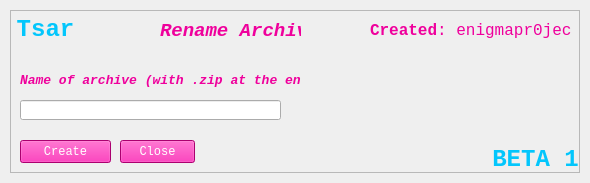
<?xml version="1.0" encoding="UTF-8"?>
<ui version="4.0">
 <class>renameArchiveGUI</class>
 <widget class="QMainWindow" name="renameArchiveGUI">
  <property name="geometry">
   <rect>
    <x>0</x>
    <y>0</y>
    <width>590</width>
    <height>183</height>
   </rect>
  </property>
  <property name="windowTitle">
   <string>Tsar Beta 1</string>
  </property>
  <property name="windowIcon">
   <iconset>
    <normaloff>iconfile.ico</normaloff>iconfile.ico</iconset>
  </property>
  <widget class="QWidget" name="centralwidget">
   <layout class="QVBoxLayout" name="verticalLayout">
    <property name="spacing">
     <number>0</number>
    </property>
    <property name="leftMargin">
     <number>10</number>
    </property>
    <property name="topMargin">
     <number>10</number>
    </property>
    <property name="rightMargin">
     <number>10</number>
    </property>
    <property name="bottomMargin">
     <number>10</number>
    </property>
    <item>
     <widget class="QFrame" name="dropShadowFrame">
      <property name="styleSheet">
       <string notr="true">QFrame {	
	background-color: rgba(255, 255, 255, .15);
}</string>
      </property>
      <property name="frameShape">
       <enum>QFrame::StyledPanel</enum>
      </property>
      <property name="frameShadow">
       <enum>QFrame::Raised</enum>
      </property>
      <widget class="QLabel" name="label_title">
       <property name="geometry">
        <rect>
         <x>-10</x>
         <y>-10</y>
         <width>91</width>
         <height>61</height>
        </rect>
       </property>
       <property name="font">
        <font>
         <family>Consolas</family>
         <pointsize>40</pointsize>
        </font>
       </property>
       <property name="styleSheet">
        <string notr="true">color: rgb(3, 198, 252);
background-color: rgba(255, 255, 255, 0); </string>
       </property>
       <property name="text">
        <string>&lt;html&gt;&lt;head/&gt;&lt;body&gt;&lt;p&gt;&lt;span style=&quot; font-size:18pt; font-weight:600;&quot;&gt;Tsar&lt;/span&gt;&lt;/p&gt;&lt;/body&gt;&lt;/html&gt;</string>
       </property>
       <property name="alignment">
        <set>Qt::AlignCenter</set>
       </property>
      </widget>
      <widget class="QLabel" name="label_credits">
       <property name="geometry">
        <rect>
         <x>360</x>
         <y>0</y>
         <width>201</width>
         <height>41</height>
        </rect>
       </property>
       <property name="font">
        <font>
         <family>Consolas</family>
         <pointsize>40</pointsize>
        </font>
       </property>
       <property name="styleSheet">
        <string notr="true">color: rgba(239, 0, 156, 255);
background-color: rgba(255, 255, 255, 0); </string>
       </property>
       <property name="text">
        <string>&lt;html&gt;&lt;head/&gt;&lt;body&gt;&lt;p&gt;&lt;span style=&quot; font-size:12pt; font-weight:600;&quot;&gt;Created&lt;/span&gt;&lt;span style=&quot; font-size:12pt;&quot;&gt;: enigmapr0ject&lt;/span&gt;&lt;/p&gt;&lt;/body&gt;&lt;/html&gt;</string>
       </property>
       <property name="alignment">
        <set>Qt::AlignRight|Qt::AlignTrailing|Qt::AlignVCenter</set>
       </property>
      </widget>
      <widget class="QLabel" name="label_credits_3">
       <property name="geometry">
        <rect>
         <x>150</x>
         <y>10</y>
         <width>141</width>
         <height>21</height>
        </rect>
       </property>
       <property name="font">
        <font>
         <family>Consolas</family>
         <pointsize>10</pointsize>
        </font>
       </property>
       <property name="styleSheet">
        <string notr="true">color: rgba(239, 0, 156, 255);
background-color: rgba(255, 255, 255, 0); </string>
       </property>
       <property name="text">
        <string>&lt;html&gt;&lt;head/&gt;&lt;body&gt;&lt;p align=&quot;center&quot;&gt;&lt;span style=&quot; font-size:14pt; font-weight:600; font-style:italic;&quot;&gt;Rename Archive&lt;/span&gt;&lt;/p&gt;&lt;/body&gt;&lt;/html&gt;</string>
       </property>
       <property name="alignment">
        <set>Qt::AlignLeading|Qt::AlignLeft|Qt::AlignVCenter</set>
       </property>
      </widget>
      <widget class="QPushButton" name="closeButton">
       <property name="geometry">
        <rect>
         <x>110</x>
         <y>130</y>
         <width>75</width>
         <height>23</height>
        </rect>
       </property>
       <property name="font">
        <font>
         <family>Consolas</family>
        </font>
       </property>
       <property name="styleSheet">
        <string notr="true">color: rgba(255, 255, 255, 255);
background-color: rgba(239, 0, 156, 255);</string>
       </property>
       <property name="text">
        <string>Close</string>
       </property>
      </widget>
      <widget class="QLabel" name="response">
       <property name="geometry">
        <rect>
         <x>230</x>
         <y>210</y>
         <width>181</width>
         <height>41</height>
        </rect>
       </property>
       <property name="font">
        <font>
         <family>Consolas</family>
         <pointsize>10</pointsize>
        </font>
       </property>
       <property name="styleSheet">
        <string notr="true">color: rgba(239, 0, 156, 255);
background-color: rgba(255, 255, 255, 0); </string>
       </property>
       <property name="text">
        <string>&lt;html&gt;&lt;head/&gt;&lt;body&gt;&lt;p&gt;&lt;br/&gt;&lt;/p&gt;&lt;/body&gt;&lt;/html&gt;</string>
       </property>
       <property name="alignment">
        <set>Qt::AlignLeading|Qt::AlignLeft|Qt::AlignVCenter</set>
       </property>
      </widget>
      <widget class="QLabel" name="label_credits_6">
       <property name="geometry">
        <rect>
         <x>10</x>
         <y>60</y>
         <width>281</width>
         <height>21</height>
        </rect>
       </property>
       <property name="font">
        <font>
         <family>Consolas</family>
         <pointsize>10</pointsize>
        </font>
       </property>
       <property name="styleSheet">
        <string notr="true">color: rgba(239, 0, 156, 255);
background-color: rgba(255, 255, 255, 0); </string>
       </property>
       <property name="text">
        <string>&lt;html&gt;&lt;head/&gt;&lt;body&gt;&lt;p&gt;&lt;span style=&quot; font-weight:600; font-style:italic;&quot;&gt;Name of archive (with .zip at the end)&lt;/span&gt;&lt;/p&gt;&lt;/body&gt;&lt;/html&gt;</string>
       </property>
       <property name="alignment">
        <set>Qt::AlignLeading|Qt::AlignLeft|Qt::AlignVCenter</set>
       </property>
      </widget>
      <widget class="QLineEdit" name="zipName">
       <property name="geometry">
        <rect>
         <x>10</x>
         <y>90</y>
         <width>261</width>
         <height>20</height>
        </rect>
       </property>
      </widget>
      <widget class="QPushButton" name="renameButton">
       <property name="geometry">
        <rect>
         <x>10</x>
         <y>130</y>
         <width>91</width>
         <height>23</height>
        </rect>
       </property>
       <property name="font">
        <font>
         <family>Consolas</family>
        </font>
       </property>
       <property name="styleSheet">
        <string notr="true">color: rgba(255, 255, 255, 255);
background-color: rgba(239, 0, 156, 255);</string>
       </property>
       <property name="text">
        <string>Create</string>
       </property>
      </widget>
      <widget class="QLabel" name="feedback">
       <property name="geometry">
        <rect>
         <x>320</x>
         <y>50</y>
         <width>231</width>
         <height>91</height>
        </rect>
       </property>
       <property name="font">
        <font>
         <family>Consolas</family>
         <pointsize>10</pointsize>
        </font>
       </property>
       <property name="styleSheet">
        <string notr="true">color: rgb(3, 198, 252);
background-color: rgba(255, 255, 255, 0); </string>
       </property>
       <property name="text">
        <string>&lt;html&gt;&lt;head/&gt;&lt;body&gt;&lt;p&gt;&lt;br/&gt;&lt;/p&gt;&lt;/body&gt;&lt;/html&gt;</string>
       </property>
       <property name="alignment">
        <set>Qt::AlignLeading|Qt::AlignLeft|Qt::AlignVCenter</set>
       </property>
      </widget>
      <widget class="QLabel" name="label_title_2">
       <property name="geometry">
        <rect>
         <x>480</x>
         <y>120</y>
         <width>91</width>
         <height>61</height>
        </rect>
       </property>
       <property name="font">
        <font>
         <family>Consolas</family>
         <pointsize>40</pointsize>
        </font>
       </property>
       <property name="styleSheet">
        <string notr="true">color: rgb(3, 198, 252);
background-color: rgba(255, 255, 255, 0); </string>
       </property>
       <property name="text">
        <string>&lt;html&gt;&lt;head/&gt;&lt;body&gt;&lt;p&gt;&lt;span style=&quot; font-size:18pt; font-weight:600;&quot;&gt;BETA 1&lt;/span&gt;&lt;/p&gt;&lt;/body&gt;&lt;/html&gt;</string>
       </property>
       <property name="alignment">
        <set>Qt::AlignCenter</set>
       </property>
      </widget>
     </widget>
    </item>
   </layout>
  </widget>
 </widget>
 <resources>
  <include location="assets.qrc"/>
 </resources>
 <connections/>
</ui>
